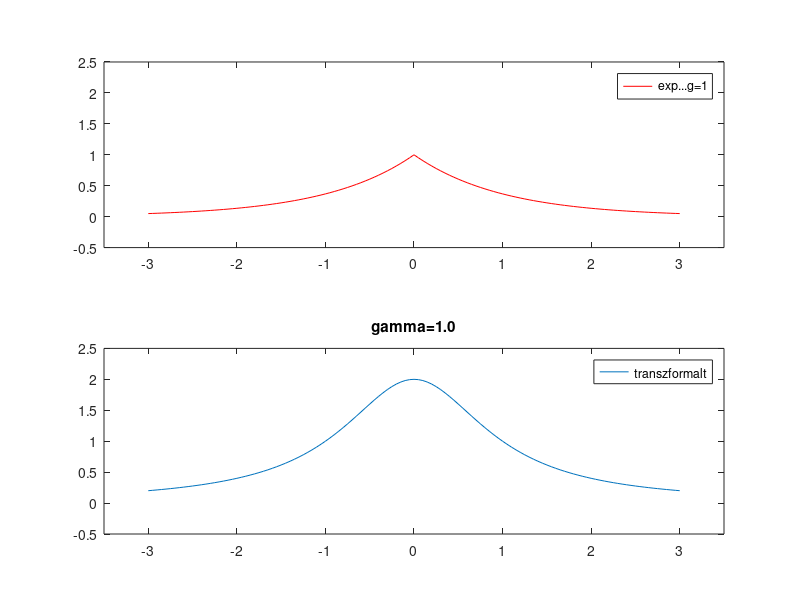

Write the MATLAB code that produced this figure.
clf ;
hold on ;
L=-3; U=3;
xx = [ L:0.05:U ] ;

g=1;
subplot(2,1,1)
plot( xx, exp( -g * abs( xx ) ), 'r' ) ;
axis([L-0.5, U+0.5 -0.5 2.5])
legend('exp...g=1')


subplot(2,1,2)
Fg = @( g, w ) ( 2*g ./ ( g.^2 + w.^2 ) ) ;
F = @(w) Fg( g,w ) ;
plot( xx, F( xx ) ) ;
axis([L-0.5, U+0.5 -0.5 2.5])
legend('transzformalt')


title( sprintf( 'gamma=%.1f', g ) ) ;

print('expabszol2','-dpdf') ;
